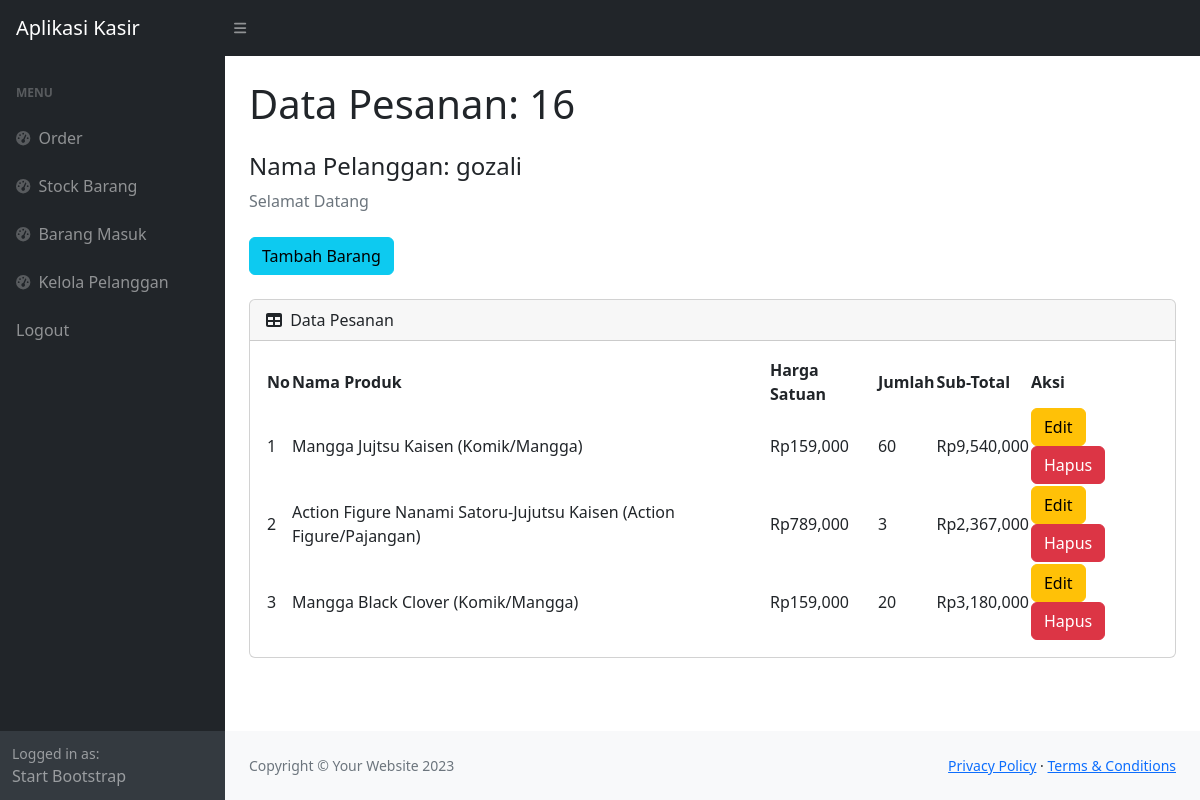
The page /view.php?idp=16 (signed in) on the database its author committed.
### tables this page shows
CREATE TABLE `pesanan` (
  `idorder` int(11) NOT NULL,
  `tanggal` timestamp NOT NULL DEFAULT current_timestamp(),
  `idpelanggan` int(11) NOT NULL
);

CREATE TABLE `pelanggan` (
  `idpelanggan` int(11) NOT NULL,
  `namapelanggan` varchar(30) NOT NULL,
  `notelp` varchar(15) NOT NULL,
  `alamat` text NOT NULL
);

CREATE TABLE `detailpesanan` (
  `iddetailpesanan` int(11) NOT NULL,
  `idpesanan` int(11) NOT NULL,
  `idproduk` int(11) NOT NULL,
  `qty` int(11) NOT NULL
);

CREATE TABLE `produk` (
  `idproduk` int(11) NOT NULL,
  `namaproduk` varchar(50) NOT NULL,
  `deskripsi` varchar(30) NOT NULL,
  `harga` int(11) NOT NULL,
  `stock` int(11) NOT NULL
);

### view.php (the view, shortened to what this page needs)
<?php
require 'ceklogin.php';
if (isset($_GET['idp'])) {
    $idp = $_GET['idp'];
    $ambilnamapelanggan = mysqli_query($c,"select * from pesanan p, pelanggan pl where p.idpelanggan=pl.idpelanggan and p.idorder='$idp'");
    $np = mysqli_fetch_array($ambilnamapelanggan);
    $namapel = $np['namapelanggan'];
}else {
    header('location:index.php');
}
?>
<!DOCTYPE html>
<html lang="en">
    <head>
        <link href="https://cdn.jsdelivr.net/npm/simple-datatables@7.1.2/dist/style.min.css" rel="stylesheet" />
        <link href="css/styles.css" rel="stylesheet" />
    </head>
    <body class="sb-nav-fixed">
        <nav class="sb-topnav navbar navbar-expand navbar-dark bg-dark">
            <a class="navbar-brand ps-3" href="index.php">Aplikasi Kasir</a>
            <button class="btn btn-link btn-sm order-1 order-lg-0 me-4 me-lg-0" id="sidebarToggle" href="#!"><i class="fas fa-bars"></i></button>
        </nav>
        <div id="layoutSidenav">
            <div id="layoutSidenav_nav">
                <nav class="sb-sidenav accordion sb-sidenav-dark" id="sidenavAccordion">
                    <div class="sb-sidenav-menu">
                        <div class="nav">
                            <div class="sb-sidenav-menu-heading">MENU</div>
                            <a class="nav-link" href="index.php">
                                <div class="sb-nav-link-icon"><i class="fas fa-tachometer-alt"></i></div>
                                Order
                            </a>
                            <a class="nav-link" href="stock.php">
                                <div class="sb-nav-link-icon"><i class="fas fa-tachometer-alt"></i></div>
                                Stock Barang
                            </a>
                            <a class="nav-link" href="masuk.php">
                                <div class="sb-nav-link-icon"><i class="fas fa-tachometer-alt"></i></div>
                                Barang Masuk
                            </a>
                            <a class="nav-link" href="pelanggan.php">
                                <div class="sb-nav-link-icon"><i class="fas fa-tachometer-alt"></i></div>
                                Kelola Pelanggan
                            </a>
                            <a class="nav-link" href="logout.php">
                                Logout
                            </a>
                        </div>
                    </div>
                    <div class="sb-sidenav-footer">
                        <div class="small">Logged in as:</div>
                        Start Bootstrap
                    </div>
                </nav>
            </div>
            <div id="layoutSidenav_content">
                <main>
                    <div class="container-fluid px-4">
                        <h1 class="mt-4">Data Pesanan: <?=$idp;?></h1>
                        <h4 class="mt-4">Nama Pelanggan: <?=$namapel;?></h4>
                        <ol class="breadcrumb mb-4">
                            <li class="breadcrumb-item active">Selamat Datang</li>
                        </ol>
                        <button type="button" class="btn btn-info mb-4" data-bs-toggle="modal" data-bs-target="#myModal">
                            Tambah Barang
                        </button>
                        <div class="card mb-4">
                            <div class="card-header">
                                <i class="fas fa-table me-1"></i>
                                Data Pesanan
                            </div>
                            <div class="card-body">
                                <table id="datatablesSimple">
                                    <thead>
                                        <tr>
                                            <th>No</th>
                                            <th>Nama Produk</th>
                                            <th>Harga Satuan</th>
                                            <th>Jumlah</th>
                                            <th>Sub-Total</th>
                                            <th>Aksi</th>
                                        </tr>
                                    </thead>
                                    <tbody>
                                        <?php
                                        $get = mysqli_query($c,"select * from detailpesanan p, produk pr where p.idproduk=pr.idproduk and idpesanan='$idp'");
                                        $i = 1;
                                        while($p=mysqli_fetch_array($get)){
                                            $idpr = $p['idproduk'];
                                            $qty = $p['qty'];
                                            $harga = $p['harga'];
                                            $namaproduk = $p['namaproduk'];
                                            $desc = $p['deskripsi'];
                                            $subtotal = $qty*$harga;
                                        ?>
                                            <tr>
                                                <td><?=$i++;?></td>
                                                <td><?=$namaproduk;?> (<?=$desc;?>)</td>
                                                <td>Rp<?=number_format($harga);?></td>
                                                <td><?=number_format($qty);?></td>
                                                <td>Rp<?=number_format($subtotal);?></td>
                                                <td>
                                                    <button type="button" class="btn btn-warning" data-bs-toggle="modal" data-bs-target="#edit<?=$idpr;?>">
                                                        Edit
                                                    </button>
                                                    <button type="button" class="btn btn-danger" data-bs-toggle="modal" data-bs-target="#delete<?=$idpr;?>">
                                                        Hapus
                                                    </button>
                                                </td>
                                            </tr>
                                        <?php
                                        };
                                        ?>
                                    </tbody>
                                </table>
                            </div>
                        </div>
                    </div>
                </main>
                <footer class="py-4 bg-light mt-auto">
                    <div class="container-fluid px-4">
                        <div class="d-flex align-items-center justify-content-between small">
                            <div class="text-muted">Copyright &copy; Your Website 2023</div>
                            <div>
                                <a href="#">Privacy Policy</a>
                                &middot;
                                <a href="#">Terms &amp; Conditions</a>
                            </div>
                        </div>
                    </div>
                </footer>
            </div>
        </div>
    </body>
</html>

### rows shown on the page
pesanan: idpelanggan.namapelanggan "gozali"
detailpesanan: idproduk.namaproduk "Mangga Jujtsu Kaisen", idproduk.deskripsi "Komik/Mangga", idproduk.harga "159,000", qty "60", qty.harga "9,540,000"
detailpesanan: idproduk.namaproduk "Action Figure Nanami Satoru-Jujutsu Kaisen", idproduk.deskripsi "Action Figure/Pajangan", idproduk.harga "789,000", qty "3", qty.harga "2,367,000"
detailpesanan: idproduk.namaproduk "Mangga Black Clover", idproduk.deskripsi "Komik/Mangga", idproduk.harga "159,000", qty "20", qty.harga "3,180,000"

### other values the page prints
$idp "16"
